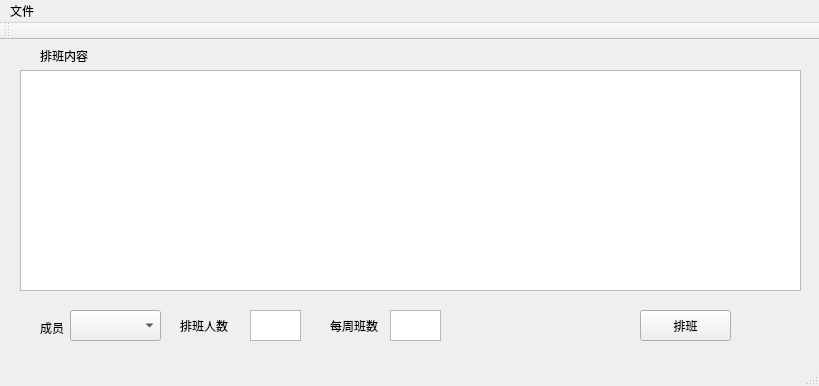
<?xml version="1.0" encoding="UTF-8"?>
<ui version="4.0">
 <class>MainWindow</class>
 <widget class="QMainWindow" name="MainWindow">
  <property name="geometry">
   <rect>
    <x>0</x>
    <y>0</y>
    <width>819</width>
    <height>386</height>
   </rect>
  </property>
  <property name="windowTitle">
   <string>菜鸟驿站排班器</string>
  </property>
  <widget class="QWidget" name="centralWidget">
   <widget class="QTableWidget" name="tableWidget">
    <property name="geometry">
     <rect>
      <x>20</x>
      <y>30</y>
      <width>781</width>
      <height>221</height>
     </rect>
    </property>
   </widget>
   <widget class="QLabel" name="label_1">
    <property name="geometry">
     <rect>
      <x>40</x>
      <y>10</y>
      <width>54</width>
      <height>12</height>
     </rect>
    </property>
    <property name="text">
     <string>排班内容</string>
    </property>
   </widget>
   <widget class="QTextEdit" name="textEdit_1">
    <property name="geometry">
     <rect>
      <x>250</x>
      <y>270</y>
      <width>51</width>
      <height>31</height>
     </rect>
    </property>
    <property name="readOnly">
     <bool>false</bool>
    </property>
   </widget>
   <widget class="QLabel" name="label_3">
    <property name="geometry">
     <rect>
      <x>180</x>
      <y>280</y>
      <width>54</width>
      <height>12</height>
     </rect>
    </property>
    <property name="text">
     <string>排班人数</string>
    </property>
   </widget>
   <widget class="QLabel" name="label_4">
    <property name="geometry">
     <rect>
      <x>330</x>
      <y>280</y>
      <width>54</width>
      <height>12</height>
     </rect>
    </property>
    <property name="text">
     <string>每周班数</string>
    </property>
   </widget>
   <widget class="QTextEdit" name="textEdit_2">
    <property name="geometry">
     <rect>
      <x>390</x>
      <y>270</y>
      <width>51</width>
      <height>31</height>
     </rect>
    </property>
   </widget>
   <widget class="QPushButton" name="pushButton">
    <property name="geometry">
     <rect>
      <x>640</x>
      <y>270</y>
      <width>91</width>
      <height>31</height>
     </rect>
    </property>
    <property name="text">
     <string>排班</string>
    </property>
   </widget>
   <widget class="QComboBox" name="comboBox">
    <property name="geometry">
     <rect>
      <x>70</x>
      <y>270</y>
      <width>91</width>
      <height>31</height>
     </rect>
    </property>
   </widget>
   <widget class="QLabel" name="label_2">
    <property name="geometry">
     <rect>
      <x>40</x>
      <y>280</y>
      <width>31</width>
      <height>16</height>
     </rect>
    </property>
    <property name="text">
     <string>成员</string>
    </property>
   </widget>
  </widget>
  <widget class="QMenuBar" name="menuBar">
   <property name="geometry">
    <rect>
     <x>0</x>
     <y>0</y>
     <width>819</width>
     <height>23</height>
    </rect>
   </property>
   <widget class="QMenu" name="menu">
    <property name="title">
     <string>文件</string>
    </property>
    <addaction name="action_1"/>
    <addaction name="action_2"/>
    <addaction name="separator"/>
    <addaction name="action_3"/>
   </widget>
   <addaction name="menu"/>
  </widget>
  <widget class="QToolBar" name="mainToolBar">
   <attribute name="toolBarArea">
    <enum>TopToolBarArea</enum>
   </attribute>
   <attribute name="toolBarBreak">
    <bool>false</bool>
   </attribute>
  </widget>
  <widget class="QStatusBar" name="statusBar"/>
  <action name="action_1">
   <property name="text">
    <string>导入</string>
   </property>
  </action>
  <action name="action_2">
   <property name="text">
    <string>导出</string>
   </property>
  </action>
  <action name="action_3">
   <property name="text">
    <string>退出</string>
   </property>
  </action>
 </widget>
 <layoutdefault spacing="6" margin="11"/>
 <resources/>
 <connections/>
</ui>
